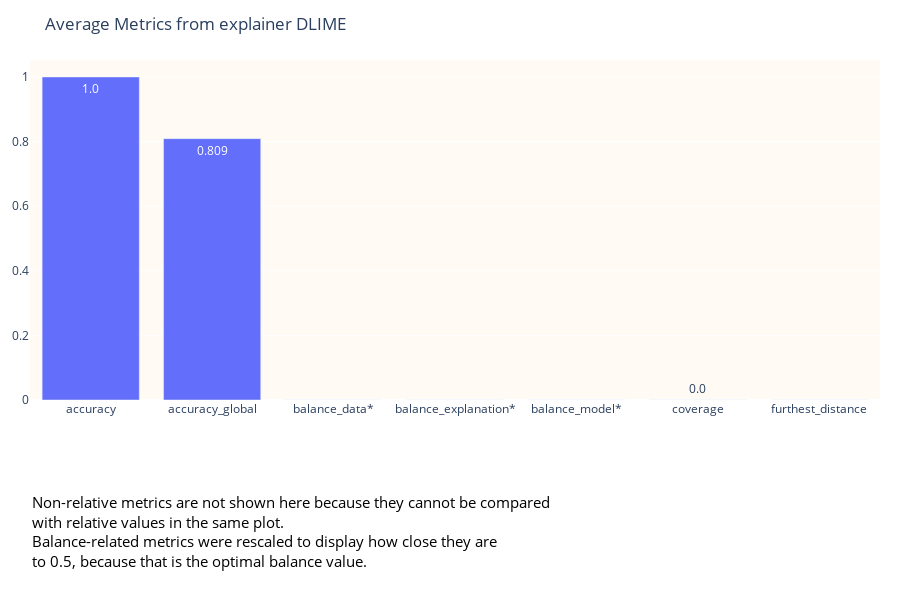

Notebook source saved alongside this figure:
### Code cell
print_metrics(metric_data, plot="bar", explainer='DLIME')

### Figure 1 — Plotly figure (JSON) as saved in the notebook; plotly's stock layout.template omitted (floating-point values rounded to 4 significant figures)
{"data": [{"text": ["1.0", "0.809", "0.0", "0.0", "0.0", "0.0", "0.0"], "textposition": "auto", "type": "bar", "x": ["accuracy", "accuracy_global", "balance_data*", "balance_explanation*", "balance_model*", "coverage", "furthest_distance"], "y": [1.0, 0.8091, 0.0, 0.0, 0.0, 4.387e-05, 0.0]}], "layout": {"annotations": [{"align": "left", "font": {"color": "black", "size": 15}, "showarrow": false, "text": "Non-relative metrics are not shown here because they cannot be compared<br>with relative values in the same plot.<br>Balance-related metrics were rescaled to display how close they are<br>to 0.5, because that is the optimal balance value.", "textangle": 0, "x": 0, "xanchor": "left", "xref": "paper", "y": -0.51, "yref": "paper"}], "height": 600, "margin": {"b": 200, "l": 20, "r": 20, "t": 60}, "plot_bgcolor": "#fffaf4", "title": {"text": "Average Metrics from explainer DLIME"}}}
